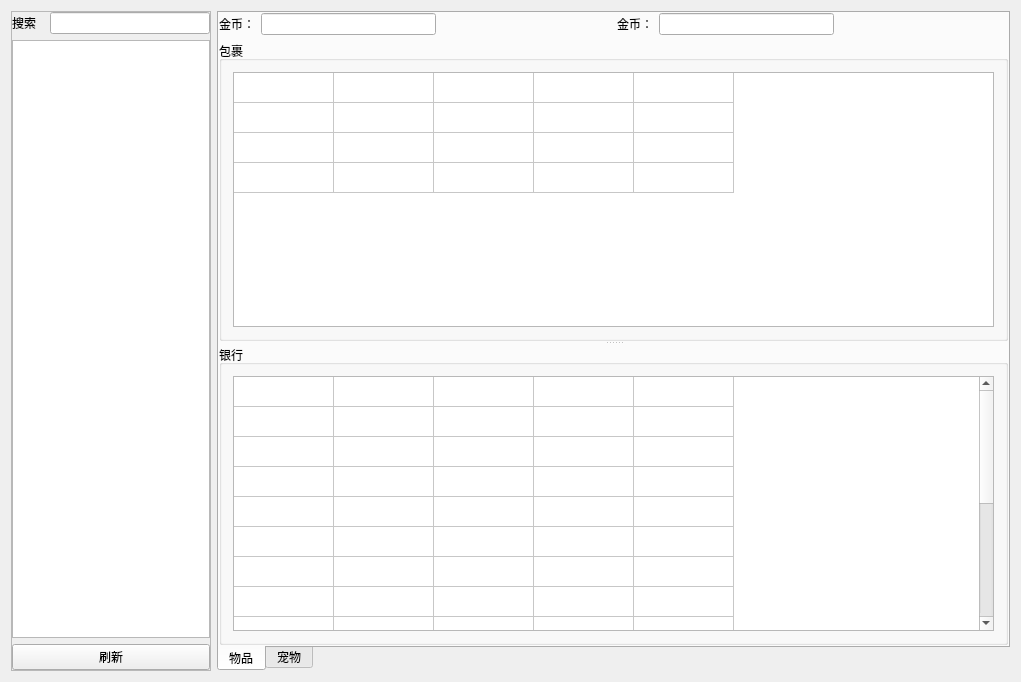
<?xml version="1.0" encoding="UTF-8"?>
<ui version="4.0">
 <class>GamePlayerDataWgt</class>
 <widget class="QWidget" name="GamePlayerDataWgt">
  <property name="geometry">
   <rect>
    <x>0</x>
    <y>0</y>
    <width>1021</width>
    <height>682</height>
   </rect>
  </property>
  <property name="windowTitle">
   <string>GamePlayerDataWgt</string>
  </property>
  <layout class="QHBoxLayout" name="horizontalLayout_5">
   <item>
    <widget class="QFrame" name="frame">
     <property name="maximumSize">
      <size>
       <width>200</width>
       <height>16777215</height>
      </size>
     </property>
     <property name="frameShape">
      <enum>QFrame::StyledPanel</enum>
     </property>
     <property name="frameShadow">
      <enum>QFrame::Raised</enum>
     </property>
     <layout class="QVBoxLayout" name="verticalLayout_9">
      <property name="spacing">
       <number>0</number>
      </property>
      <property name="leftMargin">
       <number>0</number>
      </property>
      <property name="topMargin">
       <number>0</number>
      </property>
      <property name="rightMargin">
       <number>0</number>
      </property>
      <property name="bottomMargin">
       <number>0</number>
      </property>
      <item>
       <layout class="QVBoxLayout" name="verticalLayout_8">
        <item>
         <layout class="QHBoxLayout" name="horizontalLayout_4">
          <item>
           <widget class="QLabel" name="label_3">
            <property name="text">
             <string>搜索</string>
            </property>
           </widget>
          </item>
          <item>
           <widget class="QLineEdit" name="lineEdit_search">
            <property name="maximumSize">
             <size>
              <width>160</width>
              <height>16777215</height>
             </size>
            </property>
           </widget>
          </item>
         </layout>
        </item>
        <item>
         <widget class="QTreeView" name="treeView">
          <property name="minimumSize">
           <size>
            <width>0</width>
            <height>0</height>
           </size>
          </property>
          <property name="maximumSize">
           <size>
            <width>200</width>
            <height>16777215</height>
           </size>
          </property>
         </widget>
        </item>
        <item>
         <widget class="QPushButton" name="pushButton_refreshModel">
          <property name="text">
           <string>刷新</string>
          </property>
         </widget>
        </item>
       </layout>
      </item>
     </layout>
    </widget>
   </item>
   <item>
    <widget class="QTabWidget" name="tabWidget">
     <property name="tabPosition">
      <enum>QTabWidget::South</enum>
     </property>
     <property name="currentIndex">
      <number>0</number>
     </property>
     <widget class="QWidget" name="tab">
      <attribute name="title">
       <string>物品</string>
      </attribute>
      <layout class="QVBoxLayout" name="verticalLayout_4">
       <property name="spacing">
        <number>0</number>
       </property>
       <property name="leftMargin">
        <number>0</number>
       </property>
       <property name="topMargin">
        <number>0</number>
       </property>
       <property name="rightMargin">
        <number>0</number>
       </property>
       <property name="bottomMargin">
        <number>0</number>
       </property>
       <item>
        <layout class="QVBoxLayout" name="verticalLayout_3">
         <item>
          <layout class="QHBoxLayout" name="horizontalLayout_3">
           <item>
            <layout class="QHBoxLayout" name="horizontalLayout">
             <item>
              <widget class="QLabel" name="label">
               <property name="text">
                <string>金币：</string>
               </property>
              </widget>
             </item>
             <item>
              <widget class="QLineEdit" name="lineEdit_gold"/>
             </item>
             <item>
              <spacer name="horizontalSpacer">
               <property name="orientation">
                <enum>Qt::Horizontal</enum>
               </property>
               <property name="sizeHint" stdset="0">
                <size>
                 <width>40</width>
                 <height>20</height>
                </size>
               </property>
              </spacer>
             </item>
            </layout>
           </item>
           <item>
            <layout class="QHBoxLayout" name="horizontalLayout_2">
             <item>
              <widget class="QLabel" name="label_2">
               <property name="text">
                <string>金币：</string>
               </property>
              </widget>
             </item>
             <item>
              <widget class="QLineEdit" name="lineEdit_bankGold"/>
             </item>
             <item>
              <spacer name="horizontalSpacer_2">
               <property name="orientation">
                <enum>Qt::Horizontal</enum>
               </property>
               <property name="sizeHint" stdset="0">
                <size>
                 <width>40</width>
                 <height>20</height>
                </size>
               </property>
              </spacer>
             </item>
            </layout>
           </item>
          </layout>
         </item>
         <item>
          <widget class="QSplitter" name="splitter">
           <property name="orientation">
            <enum>Qt::Vertical</enum>
           </property>
           <widget class="QGroupBox" name="groupBox">
            <property name="title">
             <string>包裹</string>
            </property>
            <layout class="QVBoxLayout" name="verticalLayout">
             <item>
              <widget class="QTableWidget" name="tableWidget_item">
               <attribute name="horizontalHeaderVisible">
                <bool>false</bool>
               </attribute>
               <attribute name="horizontalHeaderStretchLastSection">
                <bool>false</bool>
               </attribute>
               <attribute name="verticalHeaderVisible">
                <bool>false</bool>
               </attribute>
               <attribute name="verticalHeaderStretchLastSection">
                <bool>false</bool>
               </attribute>
               <row>
                <property name="text">
                 <string>新建行</string>
                </property>
               </row>
               <row>
                <property name="text">
                 <string>新建行</string>
                </property>
               </row>
               <row>
                <property name="text">
                 <string>新建行</string>
                </property>
               </row>
               <row>
                <property name="text">
                 <string>新建行</string>
                </property>
               </row>
               <column>
                <property name="text">
                 <string>新建列</string>
                </property>
               </column>
               <column>
                <property name="text">
                 <string>新建列</string>
                </property>
               </column>
               <column>
                <property name="text">
                 <string>新建列</string>
                </property>
               </column>
               <column>
                <property name="text">
                 <string>新建列</string>
                </property>
               </column>
               <column>
                <property name="text">
                 <string>新建列</string>
                </property>
               </column>
              </widget>
             </item>
            </layout>
           </widget>
           <widget class="QGroupBox" name="groupBox_2">
            <property name="title">
             <string>银行</string>
            </property>
            <layout class="QVBoxLayout" name="verticalLayout_2">
             <item>
              <widget class="QTableWidget" name="tableWidget_bankItem">
               <attribute name="horizontalHeaderVisible">
                <bool>false</bool>
               </attribute>
               <attribute name="verticalHeaderVisible">
                <bool>false</bool>
               </attribute>
               <row>
                <property name="text">
                 <string>新建行</string>
                </property>
               </row>
               <row>
                <property name="text">
                 <string>新建行</string>
                </property>
               </row>
               <row>
                <property name="text">
                 <string>新建行</string>
                </property>
               </row>
               <row>
                <property name="text">
                 <string>新建行</string>
                </property>
               </row>
               <row>
                <property name="text">
                 <string>新建行</string>
                </property>
               </row>
               <row>
                <property name="text">
                 <string>新建行</string>
                </property>
               </row>
               <row>
                <property name="text">
                 <string>新建行</string>
                </property>
               </row>
               <row>
                <property name="text">
                 <string>新建行</string>
                </property>
               </row>
               <row>
                <property name="text">
                 <string>新建行</string>
                </property>
               </row>
               <row>
                <property name="text">
                 <string>新建行</string>
                </property>
               </row>
               <row>
                <property name="text">
                 <string>新建行</string>
                </property>
               </row>
               <row>
                <property name="text">
                 <string>新建行</string>
                </property>
               </row>
               <row>
                <property name="text">
                 <string>新建行</string>
                </property>
               </row>
               <row>
                <property name="text">
                 <string>新建行</string>
                </property>
               </row>
               <row>
                <property name="text">
                 <string>新建行</string>
                </property>
               </row>
               <row>
                <property name="text">
                 <string>新建行</string>
                </property>
               </row>
               <column>
                <property name="text">
                 <string>新建列</string>
                </property>
               </column>
               <column>
                <property name="text">
                 <string>新建列</string>
                </property>
               </column>
               <column>
                <property name="text">
                 <string>新建列</string>
                </property>
               </column>
               <column>
                <property name="text">
                 <string>新建列</string>
                </property>
               </column>
               <column>
                <property name="text">
                 <string>新建列</string>
                </property>
               </column>
              </widget>
             </item>
            </layout>
           </widget>
          </widget>
         </item>
        </layout>
       </item>
      </layout>
     </widget>
     <widget class="QWidget" name="tab_2">
      <attribute name="title">
       <string>宠物</string>
      </attribute>
      <layout class="QVBoxLayout" name="verticalLayout_7">
       <property name="spacing">
        <number>0</number>
       </property>
       <property name="leftMargin">
        <number>0</number>
       </property>
       <property name="topMargin">
        <number>0</number>
       </property>
       <property name="rightMargin">
        <number>0</number>
       </property>
       <property name="bottomMargin">
        <number>0</number>
       </property>
       <item>
        <widget class="QSplitter" name="splitter_2">
         <property name="orientation">
          <enum>Qt::Vertical</enum>
         </property>
         <widget class="QGroupBox" name="groupBox_3">
          <property name="title">
           <string>包裹</string>
          </property>
          <layout class="QVBoxLayout" name="verticalLayout_5">
           <item>
            <widget class="QSplitter" name="splitter_3">
             <property name="orientation">
              <enum>Qt::Vertical</enum>
             </property>
             <widget class="QTableWidget" name="tableWidget_pet">
              <row>
               <property name="text">
                <string>新建行</string>
               </property>
              </row>
              <row>
               <property name="text">
                <string>新建行</string>
               </property>
              </row>
              <row>
               <property name="text">
                <string>新建行</string>
               </property>
              </row>
              <row>
               <property name="text">
                <string>新建行</string>
               </property>
              </row>
              <row>
               <property name="text">
                <string>新建行</string>
               </property>
              </row>
              <row>
               <property name="text">
                <string>新建行</string>
               </property>
              </row>
              <row>
               <property name="text">
                <string>新建行</string>
               </property>
              </row>
              <row>
               <property name="text">
                <string>新建行</string>
               </property>
              </row>
              <row>
               <property name="text">
                <string>新建行</string>
               </property>
              </row>
              <row>
               <property name="text">
                <string>新建行</string>
               </property>
              </row>
              <row>
               <property name="text">
                <string>新建行</string>
               </property>
              </row>
              <row>
               <property name="text">
                <string>新建行</string>
               </property>
              </row>
              <column>
               <property name="text">
                <string>新建列</string>
               </property>
              </column>
              <column>
               <property name="text">
                <string>新建列</string>
               </property>
              </column>
              <column>
               <property name="text">
                <string>新建列</string>
               </property>
              </column>
              <column>
               <property name="text">
                <string>新建列</string>
               </property>
              </column>
              <column>
               <property name="text">
                <string>新建列</string>
               </property>
              </column>
             </widget>
            </widget>
           </item>
          </layout>
         </widget>
         <widget class="QGroupBox" name="groupBox_4">
          <property name="title">
           <string>银行</string>
          </property>
          <layout class="QVBoxLayout" name="verticalLayout_6">
           <item>
            <widget class="QTableWidget" name="tableWidget_bankPet">
             <row>
              <property name="text">
               <string>新建行</string>
              </property>
             </row>
             <row>
              <property name="text">
               <string>新建行</string>
              </property>
             </row>
             <row>
              <property name="text">
               <string>新建行</string>
              </property>
             </row>
             <row>
              <property name="text">
               <string>新建行</string>
              </property>
             </row>
             <row>
              <property name="text">
               <string>新建行</string>
              </property>
             </row>
             <row>
              <property name="text">
               <string>新建行</string>
              </property>
             </row>
             <row>
              <property name="text">
               <string>新建行</string>
              </property>
             </row>
             <row>
              <property name="text">
               <string>新建行</string>
              </property>
             </row>
             <row>
              <property name="text">
               <string>新建行</string>
              </property>
             </row>
             <row>
              <property name="text">
               <string>新建行</string>
              </property>
             </row>
             <row>
              <property name="text">
               <string>新建行</string>
              </property>
             </row>
             <row>
              <property name="text">
               <string>新建行</string>
              </property>
             </row>
             <column>
              <property name="text">
               <string>新建列</string>
              </property>
             </column>
             <column>
              <property name="text">
               <string>新建列</string>
              </property>
             </column>
             <column>
              <property name="text">
               <string>新建列</string>
              </property>
             </column>
             <column>
              <property name="text">
               <string>新建列</string>
              </property>
             </column>
             <column>
              <property name="text">
               <string>新建列</string>
              </property>
             </column>
            </widget>
           </item>
          </layout>
         </widget>
        </widget>
       </item>
      </layout>
     </widget>
    </widget>
   </item>
  </layout>
 </widget>
 <layoutdefault spacing="6" margin="11"/>
 <resources/>
 <connections/>
</ui>
